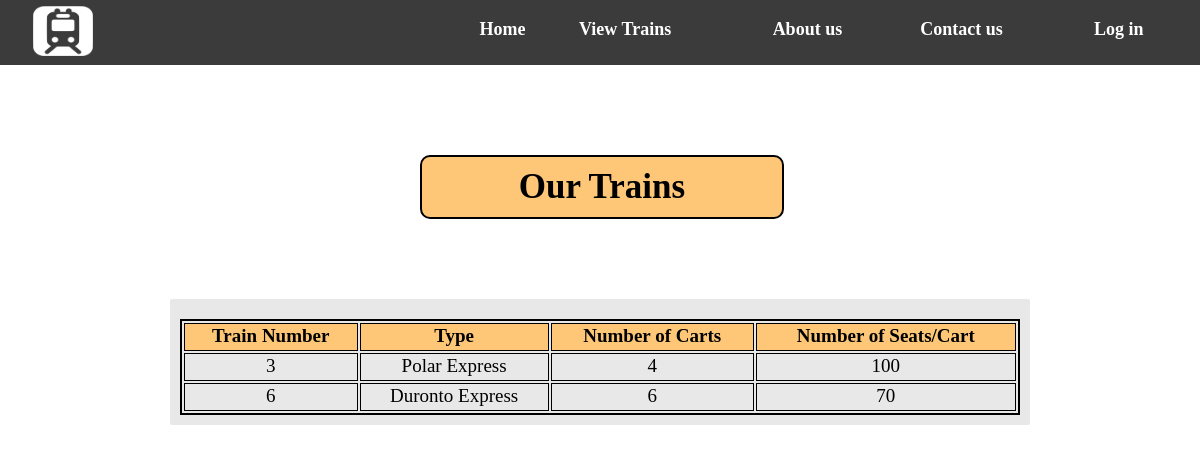
/viewTrains.php, run on the app's committed database.
### tables this page shows
CREATE TABLE `train` (
  `train_ID` int(11) NOT NULL,
  `cartNum` int(11) NOT NULL,
  `seatNum` int(11) NOT NULL,
  `train_type` varchar(40) NOT NULL
);

### viewTrains.php (the view, shortened to what this page needs)
<html>
  <head>
    <link rel="stylesheet" href="indexStyle.css">
  </head>
  <body>
    <?php include('header.php'); ?>
    <div class="trainTitle">
      Our Trains
    </div>
    <div class="mainBlock">
      <table class="trainTable">
        <tr class="tableHeader">
          <td><b>Train Number</b></td>
          <td><b>Type</b></td>
          <td><b>Number of Carts</b></td>
          <td><b>Number of Seats/Cart</b></td>
         </tr>
        <?php
          include_once('includes/sqlConnection.php');
          $sql = "SELECT * FROM train;";
          $result = mysqli_query($connect, $sql);
          if (mysqli_num_rows($result) > 0 ){
            while ($row = mysqli_fetch_assoc($result)){
              echo "
                <tr>
                  <td>$row[train_ID]</td>
                  <td>$row[train_type]</td>
                  <td>$row[cartNum]</td>
                  <td>$row[seatNum]</td>
              ";
            }
          }
         ?>
      </table>
    </div>
  </body>
</html>

### indexStyle.css (style rules this page uses)
body { width: 100%; max-width: 100%; margin: auto; background-image: url('background.jpg'); background-size: cover; background-position: 18%; }
.title, .trainTitle { display: inline-block; width:auto; background-color: #ffffffeb; width: 50%; margin: 50px 0 120px 25%; padding: 10px 0 10px 0; border-radius: 10px; }
.mainBlock { width: 70%; margin: auto; background-color: #e8e8e8; border-radius: 2px; padding: 20px 10px 10px 10px; border-radius: 2px; margin-bottom: 15px; }
.trainTitle { width: 30%; margin: 90px 0 80px 35%; font-size: 35px; font-weight: bold; text-align: center; background-color: #fdc777; border: 2px solid black; }
.trainTable { width: 100%; border: 2px solid black; font-size: 19px; text-align: center; }
.trainTable td { border: 1px solid black; padding-bottom: 3px; }
.tableHeader { background-color: #fdc777; }

### data on the page
train: train_ID "3", train_type "Polar Express", cartNum "4", seatNum "100"
train: train_ID "6", train_type "Duronto Express", cartNum "6", seatNum "70"
